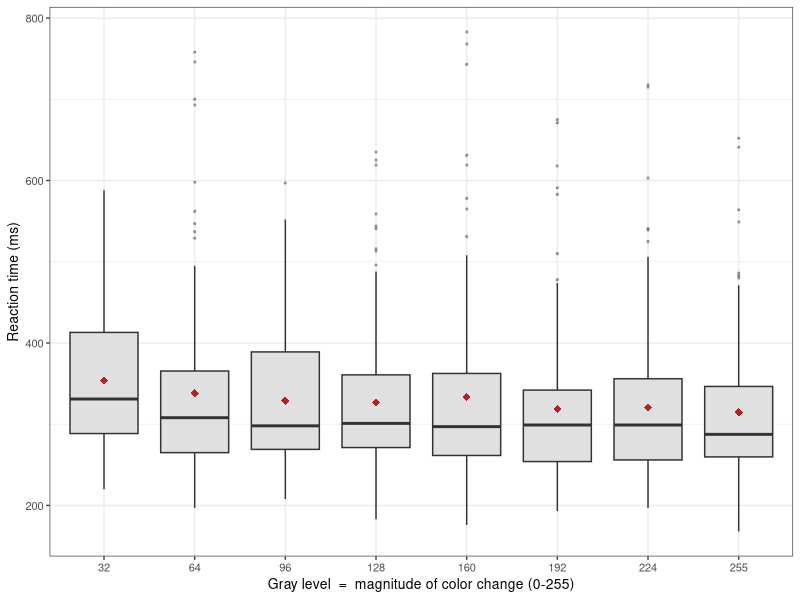
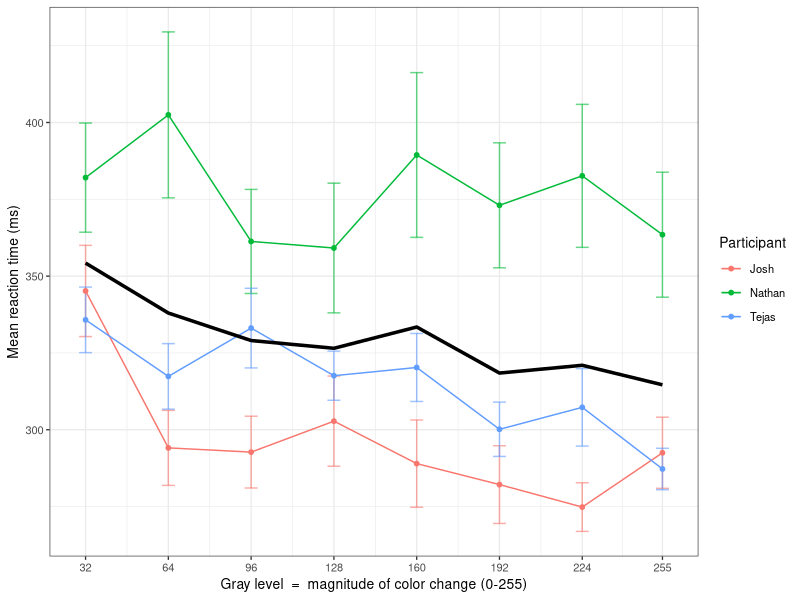

The R source for these figures, in order:
## ---- chunk 1
knitr::opts_chunk$set(message = FALSE, warning = FALSE, error = FALSE, echo = FALSE)
## ---- chunk 2
## ---- Packages ---- 
library(readr); library(dplyr); library(tidyr); library(stringr)
library(ggplot2); library(forcats); library(car); library(emmeans)
library(lme4); library(broom); library(knitr)

theme_set(theme_bw(base_size = 10))

f2 <- function(x) formatC(x, format = "f", digits = 2)

raw <- read_csv("Data.csv", show_col_types = FALSE)
names(raw) <- c("name_session", "trial", "gray", "rt")
dat <- raw |>
  mutate(
    subject = word(name_session, 1),                 # "Josh 3" -> "Josh"
    session = as.integer(word(name_session, -1)),     # "Josh 3" -> 3
    gray    = as.integer(gray),
    rt      = as.numeric(rt)
  )
N_total   <- nrow(dat)
n_subj    <- n_distinct(dat$subject)
n_sess    <- n_distinct(dat$session)
n_levels  <- n_distinct(dat$gray)
gray_vals <- sort(unique(dat$gray))
reps_cell <- N_total / (n_subj * n_levels)            # replicates per subject x level

N_anti <- sum(dat$rt < 150)
fence <- dat |>
  filter(rt >= 150) |>
  group_by(subject) |>
  summarise(hi = mean(rt) + 3 * sd(rt), .groups = "drop")
clean <- dat |>
  filter(rt >= 150) |>
  left_join(fence, by = "subject") |>
  filter(rt <= hi) |>
  transmute(
    subject = factor(subject),
    session,
    trial,
    gray,
    grayF   = factor(gray, levels = gray_vals),
    rt,
    log_rt  = log(rt)
  )
N_clean   <- nrow(clean)
N_removed <- N_total - N_clean
N_lapse   <- N_removed - N_anti
pct_kept  <- 100 * N_clean / N_total

mean_dark  <- mean(clean$rt[clean$gray == 32])
mean_light <- mean(clean$rt[clean$gray == 255])
diff_dl    <- mean_dark - mean_light
pct_dl     <- 100 * diff_dl / mean_dark

m_raw <- aov(rt ~ grayF + subject, data = clean)
m_log <- aov(log_rt ~ grayF + subject, data = clean)
a_log <- anova(lm(log_rt ~ grayF + subject, data = clean))
df_res  <- a_log["Residuals", "Df"]
F_gray  <- a_log["grayF", "F value"];   p_gray  <- a_log["grayF", "Pr(>F)"]
F_subj  <- a_log["subject", "F value"]; p_subj  <- a_log["subject", "Pr(>F)"]

sh_raw  <- shapiro.test(residuals(m_raw))$p.value
sh_logW <- shapiro.test(residuals(m_log))$statistic
lev_log <- leveneTest(log_rt ~ grayF, data = clean)[1, "Pr(>F)"]

a_int  <- anova(lm(log_rt ~ grayF * subject, data = clean))
F_int  <- a_int["grayF:subject", "F value"]
p_int  <- a_int["grayF:subject", "Pr(>F)"]
df_i1  <- a_int["grayF:subject", "Df"]
df_i2  <- a_int["Residuals", "Df"]


clean_poly <- clean
contrasts(clean_poly$grayF) <- contr.poly(n_levels)
m_poly <- aov(log_rt ~ grayF + subject, data = clean_poly)
sp  <- summary(m_poly, split = list(grayF = list(Linear = 1, Quadratic = 2)))[[1]]
spn <- trimws(rownames(sp))
grab <- function(nm, col) as.numeric(sp[which(spn == nm), col])
F_lin  <- grab("grayF: Linear", 4);    p_lin  <- grab("grayF: Linear", 5)
F_quad <- grab("grayF: Quadratic", 4); p_quad <- grab("grayF: Quadratic", 5)
SS_gray <- grab("grayF", 2);            MS_gray <- grab("grayF", 3)
SS_lin  <- grab("grayF: Linear", 2);    MS_lin  <- grab("grayF: Linear", 3)
SS_quad <- grab("grayF: Quadratic", 2); MS_quad <- grab("grayF: Quadratic", 3)
SS_subj <- grab("subject", 2);          MS_subj <- grab("subject", 3)
SS_res  <- grab("Residuals", 2);        MS_res  <- grab("Residuals", 3)

m_poly_raw <- aov(rt ~ grayF + subject, data = clean_poly)
spr  <- summary(m_poly_raw, split = list(grayF = list(Linear = 1)))[[1]]
sprn <- trimws(rownames(spr))
F_lin_raw <- as.numeric(spr[which(sprn == "grayF: Linear"), 4])
p_lin_raw <- as.numeric(spr[which(sprn == "grayF: Linear"), 5])

m_num    <- lm(log_rt ~ gray + subject, data = clean)
slope    <- unname(coef(m_num)["gray"])
pct_range <- (exp(slope * (255 - 32)) - 1) * 100      # darkest -> lightest, %

emm_gray <- emmeans(m_log, "grayF")
bonf <- as.data.frame(pairs(emm_gray, adjust = "bonferroni"))
bonf$pair <- gsub("grayF", "", gsub(" - ", "-", bonf$contrast))
n_pairs <- nrow(bonf)
n_sig   <- sum(bonf$p.value < 0.05)

ar  <- anova(lm(rt ~ grayF + subject, data = clean))
MSB <- ar["subject", "Mean Sq"]; MSE <- ar["Residuals", "Mean Sq"]
b   <- n_subj; t <- n_levels
RE  <- ((b - 1) * MSB + b * (t - 1) * MSE) / ((b * t - 1) * MSE)

clean$sess_id <- interaction(clean$subject, clean$session, drop = TRUE)
mm_full <- lmer(log_rt ~ grayF + (1 | subject) + (1 | sess_id), data = clean, REML = FALSE)
mm_null <- lmer(log_rt ~ 1     + (1 | subject) + (1 | sess_id), data = clean, REML = FALSE)
mm_lrt  <- anova(mm_null, mm_full)
mm_chi  <- mm_lrt$Chisq[2]; mm_df <- mm_lrt$Df[2]; mm_p <- mm_lrt$`Pr(>Chisq)`[2]
vc <- as.data.frame(VarCorr(mm_full))
sd_sess  <- vc$sdcor[vc$grp == "sess_id"]
sd_subj  <- vc$sdcor[vc$grp == "subject"]
sd_resid <- vc$sdcor[vc$grp == "Residual"]

eta       <- a_log[, "Sum Sq"] / sum(a_log[, "Sum Sq"])
eta_gray  <- eta[1]; eta_subj <- eta[2]; eta_resid <- eta[3]
p_none <- anova(lm(log(rt) ~ factor(gray) + factor(subject), data = dat))["factor(gray)", "Pr(>F)"]
p_anti <- anova(lm(log(rt) ~ factor(gray) + factor(subject),
                   data = filter(dat, rt >= 150)))["factor(gray)", "Pr(>F)"]
## ---- chunk 3
#| label: tbl-gray
#| tbl-cap: "Reaction time (ms) by contrast level (cleaned data). Means decline as the black-to-gray change grows larger."
tab_gray <- clean |>
  group_by(`Gray level` = gray) |>
  summarise(n = n(), `Mean (ms)` = mean(rt), `SD (ms)` = sd(rt),
            `Median (ms)` = median(rt), .groups = "drop")
kable(tab_gray, digits = c(0, 0, 1, 1, 1), booktabs = TRUE, linesep = "")
## ---- chunk 4
#| label: tbl-subj
#| tbl-cap: "Reaction time (ms) by participant. Large between-person differences in speed and variability make blocking worth it."
tab_subj <- clean |>
  group_by(Participant = subject) |>
  summarise(n = n(), `Mean (ms)` = mean(rt), `SD (ms)` = sd(rt),
            `Median (ms)` = median(rt), .groups = "drop")
kable(tab_subj, digits = c(0, 0, 1, 1, 1), booktabs = TRUE, linesep = "")
## ---- chunk 5
#| label: fig-box
#| fig-cap: "Reaction time by contrast level (gray value). Boxes show median and IQR, red diamonds are means. Reaction time decreases gradually as the magnitude of the black-to-gray change increases."
#| fig-width: 6.6
#| fig-height: 3.2
ggplot(clean, aes(grayF, rt)) +
  geom_boxplot(outlier.size = 0.5, outlier.alpha = 0.35, fill = "grey88") +
  stat_summary(fun = mean, geom = "point", shape = 18, size = 2.4, colour = "firebrick") +
  labs(x = "Gray level  =  magnitude of color change (0-255)", y = "Reaction time (ms)")
## ---- chunk 6
#| label: fig-trend
#| fig-cap: "Mean reaction time +/-1 SE vs contrast magnitude for each participant (colored) and overall (black)."
#| fig-width: 6.6
#| fig-height: 3.2
summ <- clean |>
  group_by(subject, gray) |>
  summarise(m = mean(rt), se = sd(rt) / sqrt(n()), .groups = "drop")
overall <- clean |>
  group_by(gray) |>
  summarise(m = mean(rt), .groups = "drop")
ggplot(summ, aes(gray, m, colour = subject)) +
  geom_errorbar(aes(ymin = m - se, ymax = m + se), width = 5, alpha = 0.6) +
  geom_line() + geom_point(size = 1.3) +
  geom_line(data = overall, aes(gray, m), colour = "black", linewidth = 1.2, inherit.aes = FALSE) +
  scale_x_continuous(breaks = gray_vals) +
  labs(x = "Gray level  =  magnitude of color change (0-255)",
       y = "Mean reaction time (ms)", colour = "Participant")
## ---- chunk 7
#| label: tbl-anova
#| tbl-cap: "RCBD ANOVA on log(reaction time), with the treatment effect decomposed into trend components."
F_vec <- c(F_gray, F_lin, F_quad, F_subj, NA)
p_vec <- c(p_gray, p_lin, p_quad, p_subj, NA)
anova_tbl <- data.frame(
  Source = c("Contrast level (treatment)", "\\quad Linear trend", "\\quad Quadratic trend",
             "Participant (block)", "Residuals"),
  Df       = c(7, 1, 1, 2, df_res),
  `Sum Sq` = f2(c(SS_gray, SS_lin, SS_quad, SS_subj, SS_res)),
  `Mean Sq`= f2(c(MS_gray, MS_lin, MS_quad, MS_subj, MS_res)),
  `F`      = ifelse(is.na(F_vec), "", f2(F_vec)),
  `p`      = ifelse(is.na(p_vec), "", ifelse(p_vec < 0.001, "< 0.001",
                                             formatC(p_vec, format = "f", digits = 3))),
  check.names = FALSE
)
kable(anova_tbl, booktabs = TRUE, linesep = "", align = "lrrrrr", escape = FALSE)
## ---- chunk 8
#| label: tbl-tukey
#| tbl-cap: "Significant pairwise comparisons on a log scale. Only 32 differs significantly from the others. Change is difference in mean reaction time"
bonf_sig <- bonf |>
  filter(p.value < 0.05) |>
  arrange(p.value) |>
  transmute(
    Comparison   = gsub("-", " vs ", pair),
    `Diff (log)` = estimate,
    `Change`     = sprintf("%+.1f%%", (exp(estimate) - 1) * 100),
    `Adj. p`     = p.value
  )
kable(bonf_sig, digits = c(0, 3, 0, 4), booktabs = TRUE, linesep = "")
